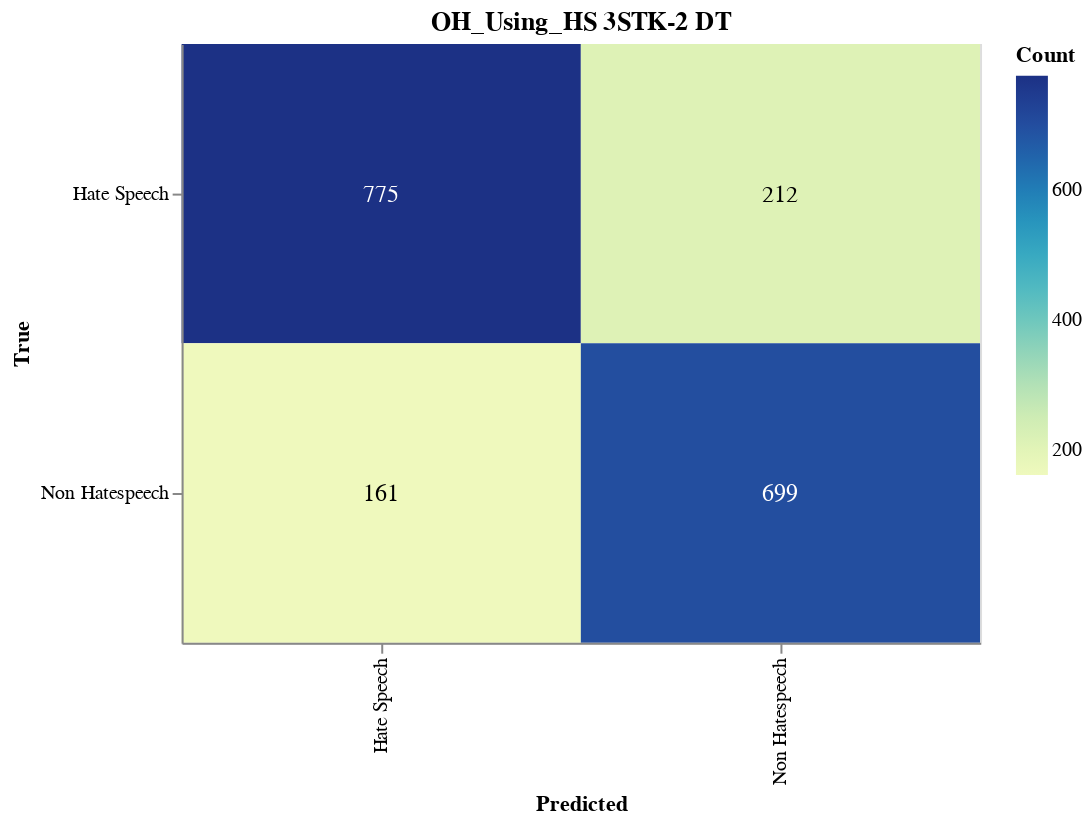

Notebook cell for this chart:
### Markdown cell above
#### Save CM

### Code cell
import altair as alt
import altair_saver
import pandas as pd
from sklearn.metrics import confusion_matrix

# Calculate the confusion matrix
cm = confusion_matrix(y_val, adjusted_predictions)

# Define class names
class_names = ['Hate Speech', 'Non Hatespeech']

# Convert confusion matrix to DataFrame
cm_df = pd.DataFrame(cm, index=class_names, columns=class_names).reset_index().melt(id_vars='index')
cm_df.columns = ['True', 'Predicted', 'Count']

# Ensure the order of categories
cm_df['True'] = pd.Categorical(cm_df['True'], categories=class_names, ordered=True)
cm_df['Predicted'] = pd.Categorical(cm_df['Predicted'], categories=class_names, ordered=True)

# Create the Altair plot
heatmap = alt.Chart(cm_df).mark_rect().encode(
    x=alt.X('Predicted:O', sort=class_names),
    y=alt.Y('True:O', sort=class_names),
    color='Count:Q',
    tooltip=['True', 'Predicted', 'Count']
).properties(
    width=400,
    height=300,
    title='OH_Using_HS 3STK-2 DT'
)

# Add text labels
text = heatmap.mark_text(
    align='center',
    baseline='middle',
    fontSize=12
).encode(
    text='Count:Q',
    color=alt.condition(
        alt.datum.Count > cm.max() / 2,
        alt.value('white'),
        alt.value('black')
    )
)

# Combine heatmap and text
final_chart = heatmap + text

# Display the plot
final_chart.show()

### Figure 1 — Vega-Lite specification as saved in the notebook (floating-point values rounded to 4 significant figures)
{"config": {"view": {"continuousWidth": 300, "continuousHeight": 300}}, "layer": [{"mark": {"type": "rect"}, "encoding": {"color": {"field": "Count", "type": "quantitative"}, "tooltip": [{"field": "True", "type": "ordinal"}, {"field": "Predicted", "type": "ordinal"}, {"field": "Count", "type": "quantitative"}], "x": {"field": "Predicted", "sort": ["Hate Speech", "Non Hatespeech"], "type": "ordinal"}, "y": {"field": "True", "sort": ["Hate Speech", "Non Hatespeech"], "type": "ordinal"}}, "title": "OH_Using_HS 3STK-2 DT"}, {"mark": {"type": "text", "align": "center", "baseline": "middle", "fontSize": 12}, "encoding": {"color": {"condition": {"test": "(datum.Count > 387.5)", "value": "white"}, "value": "black"}, "text": {"field": "Count", "type": "quantitative"}, "tooltip": [{"field": "True", "type": "ordinal"}, {"field": "Predicted", "type": "ordinal"}, {"field": "Count", "type": "quantitative"}], "x": {"field": "Predicted", "sort": ["Hate Speech", "Non Hatespeech"], "type": "ordinal"}, "y": {"field": "True", "sort": ["Hate Speech", "Non Hatespeech"], "type": "ordinal"}}, "title": "OH_Using_HS 3STK-2 DT"}], "data": {"name": "data-3aed9942450cf9af62f5f7d1e76a1eae"}, "height": 300, "width": 400, "$schema": "https://vega.github.io/schema/vega-lite/v5.17.0.json", "datasets": {"data-3aed9942450cf9af62f5f7d1e76a1eae": [{"True": "Hate Speech", "Predicted": "Hate Speech", "Count": 775}, {"True": "Non Hatespeech", "Predicted": "Hate Speech", "Count": 161}, {"True": "Hate Speech", "Predicted": "Non Hatespeech", "Count": 212}, {"True": "Non Hatespeech", "Predicted": "Non Hatespeech", "Count": 699}]}}
